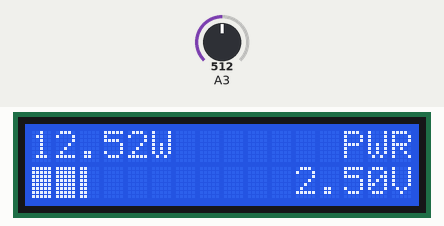
Recording of a sketch running on a simulated Arduino Uno, built with avr-gcc and run on an emulated ATmega328P. Parts: 16×2 character LCD. The test bench sets the inputs (shaded band); at power-on: A3 = 512.

Above: at 1.2 s.
1.3 s: A3 set to 716
At 2.5 s:
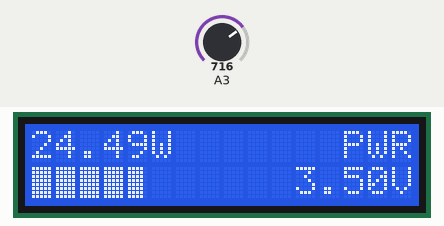
5.4 s: A3 set to 900
At 6.7 s:
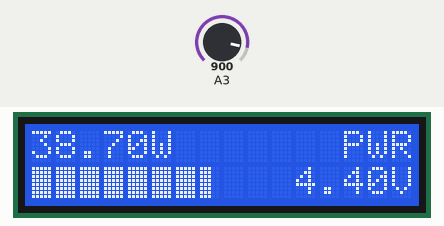
9.5 s: A3 set to 1023
At 10.9 s:
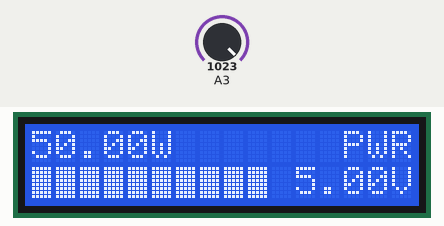
13.6 s: A3 set to 306
At 14.9 s:
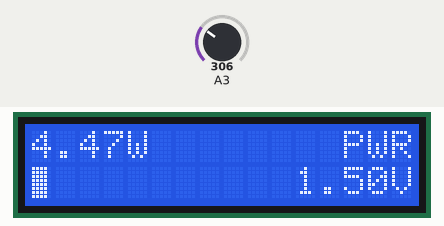
17.7 s: A3 set to 122
At 19.0 s:
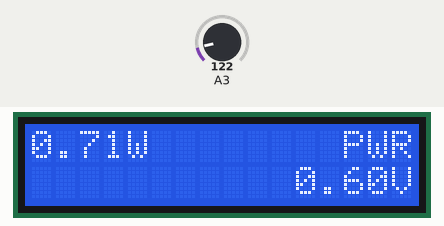
Timing chart, 0 to 20.7 s (numbered marks = the images above; inputs shaded):
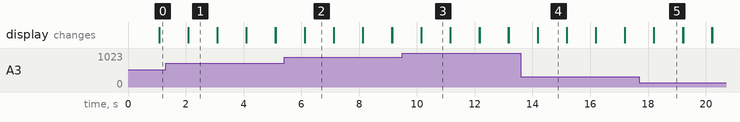

Measured:
- after the input at 1.3 s, the display: first differs from a run without the input after 0.79 s (image 1)
- after the input at 5.4 s, the display: first differs from a run without the input after 0.72 s (image 2)
- after the input at 9.5 s, the display: first differs from a run without the input after 0.65 s (image 3)
- after the input at 13.6 s, the display: first differs from a run without the input after 0.58 s (image 4)
- after the input at 17.7 s, the display: first differs from a run without the input after 0.51 s (image 5)
- what the display in image 1 shows lasts 1.0 s, from 2.1 s to 3.1 s

The sketch:

swr1.ino
```cpp
#include <LiquidCrystal.h>

//LiquidCrystal lcd(7, 8, 9, 10, 11, 12);
LiquidCrystal lcd(8, 9, 4, 5, 6, 7);

byte nol[] = {
  B00000,
  B00000,
  B00000,
  B00000,
  B00000,
  B00000,
  B00000,
  B00000
};

byte satu[] = {
  B10000,
  B10000,
  B10000,
  B10000,
  B10000,
  B10000,
  B10000,
  B10000
};


byte dua[] = {
  B11000,
  B11000,
  B11000,
  B11000,
  B11000,
  B11000,
  B11000,
  B11000
};

byte tiga[] = {
  B11100,
  B11100,
  B11100,
  B11100,
  B11100,
  B11100,
  B11100,
  B11100
};

byte empat[] = {
  B11110,
  B11110,
  B11110,
  B11110,
  B11110,
  B11110,
  B11110,
  B11110
};


byte lima[] = {
  B11111,
  B11111,
  B11111,
  B11111,
  B11111,
  B11111,
  B11111,
  B11111
};


void setup() {
  // put your setup code here, to run once:
  pinMode(A3, 0);
  lcd.begin(16, 2);
  lcd.createChar(0, nol);
  lcd.createChar(1, satu);
  lcd.createChar(2, dua);
  lcd.createChar(3, tiga);
  lcd.createChar(4, empat);
  lcd.createChar(5, lima);
}

void loop() {
  // put your main code here, to run repeatedly:
  float analog = (analogRead(A3) * 5 ) / 1023.0;
  float pwr = 2.0 * analog * analog;
  int indaktor = pwr;
  int jumlah = indaktor / 5;
  int sisa = indaktor % 5;
  int count = 0;
  if (pwr >= 1) {
    for (int i = 0; i < jumlah; i++) {
      lcd.setCursor(i, 1);
      lcd.write(5);
      count++;
    }
    lcd.setCursor(count, 1);
    lcd.write(sisa);
    lcd.setCursor(count+1, 1);
    lcd.print("");
  }

  lcd.setCursor(0, 0);
  lcd.print(pwr); lcd.print("W  ");
  lcd.setCursor(13, 0);
  lcd.print("PWR");
  lcd.setCursor(11, 1);
  lcd.print(analog); lcd.print("V  ");

  delay(1000);
  lcd.clear();

}
```
